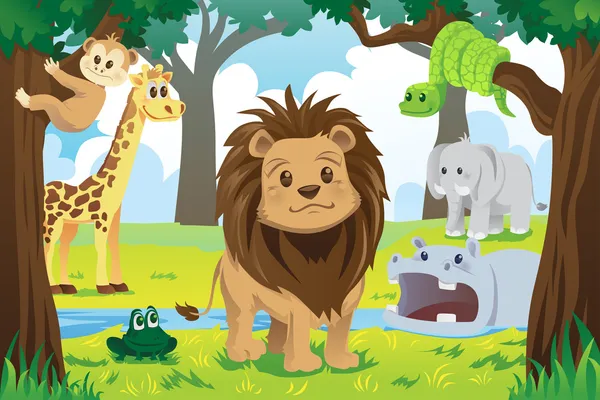
#> input picture Ventana principal/Animales.jpg, 600 x 400 px, found by its file name; its folder holds only this picture in this run
$ python -i 'VersiónProfe.py'   (imports and definitions only)
#> lines starting #> are read from the running program, lines starting #| are printed output that depends on the picture
import tkinter as tk
from PIL import Image, ImageTk

def ventana_principal():
    global ven1
    ven1=tk.Tk()
    ven1.title("Esta es mi ventana principal")
    ven1.geometry("600x300")
    ven1.config(bg="lightblue")

    eti1=tk.Label(ven1,text="Reino Animal",bg="lightblue",font=("Arial",23,"bold"))
    eti1.pack()
    frame1= tk.Frame(ven1)
    frame1.pack(fill=tk.X, padx=10, pady=10)
    imagen = Image.open("D:\Ventana principal\Animales.jpg")
#> imagen is the input picture: PIL image 600x400 RGB; mean R, G, B 150.5, 157.9, 108.4
    imagen = imagen.resize((400, 200))  # Redimensionar si es necesario
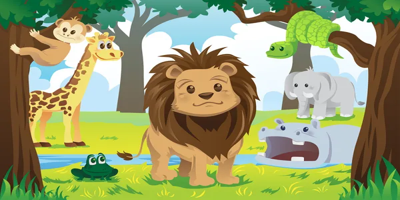
#> imagen: PIL image 400x200 RGB; mean R, G, B 150.5, 157.9, 108.4
    imagen_tk = ImageTk.PhotoImage(imagen)
    label_imagen = tk.Label(frame1, image=imagen_tk)
    label_imagen.grid(row=0, column=0, padx=5, pady=5)

    frame2=tk.Frame(frame1)
    frame2.grid(row=0, column=1, padx=5, pady=5)
    var=tk.IntVar()
    ele=tk.Radiobutton(frame2,text="Elefante",variable=var,value=1)
    ele.pack()
    jirafa=tk.Radiobutton(frame2,text="Jirafa",variable=var,value=2)
    jirafa.pack()
    castor=tk.Radiobutton(frame2,text="Castor",variable=var,value=3)
    castor.pack()
    leon=tk.Radiobutton(frame2,text="León",variable=var,value=4)
    leon.pack()

    # [10 lines left out: function informacion, not called in this run]


    boton1=tk.Button(ven1,text="Ver info",command=informacion)
    boton1.pack()

    ven1.mainloop()

def regresar_a_primera(ventana_actual):
    ventana_actual.destroy()  # Cerrar la segunda ventana
    ventana_principal()  # Volver a abrir la ventana principal

# [107 lines left out: functions ventana_elefante, ventana_jirafa, ventana_castor, ventana_leon, not called in this run]

# [1 line not run here, left out]

>>> result = ventana_principal()
